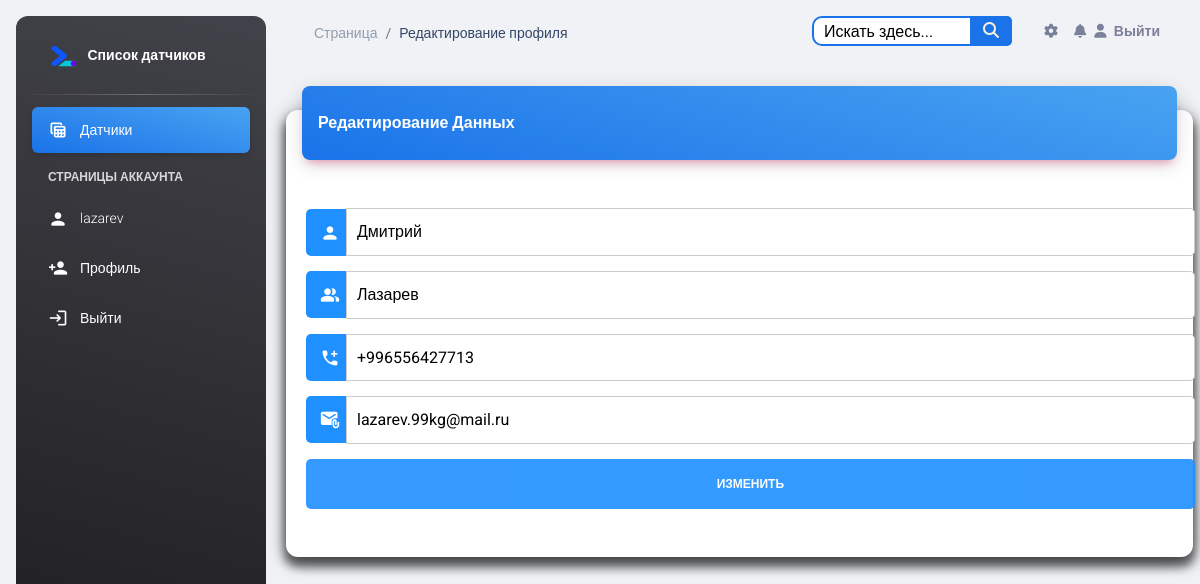
/account/lazarev/ (signed in), run on an earlier commit of the app's database.
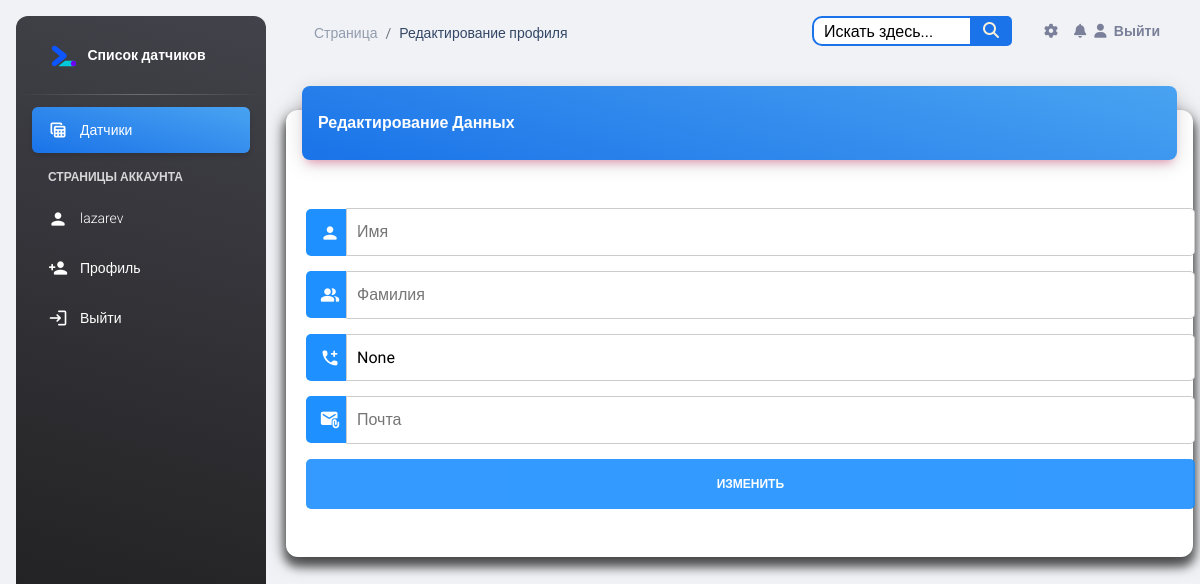
And on a later commit of the database.
### account/models.py (models this page shows, shortened)
class Profile(models.Model):
    id = models.AutoField(primary_key=True)
    user = models.OneToOneField(User, verbose_name="Пользователь", on_delete=models.CASCADE)
    name = models.CharField(max_length=25, verbose_name="Имя", blank=True)
    surnames = models.CharField(max_length=25, verbose_name="Фамилия", blank=True)
    sensor = models.ManyToManyField(Sensor, verbose_name="Датчик", blank=True)
    work_phone = models.CharField(null=True, verbose_name="Рабочий телефон", blank=True, max_length=20)
    email = models.EmailField(max_length=40, verbose_name="Электронная почта", blank=True)
    photo = models.ImageField(upload_to='users/%Y/%m/%d', blank=True, verbose_name="Фото",
                              default='../static/img/default.png')
    slug = models.SlugField("URL", max_length=50, blank=True)
    class Meta:
        verbose_name = 'Профиль'
        verbose_name_plural = 'Профиля'

### account/views.py (the view)
# urls.py: path('<slug:slug>/', edit, name='profile_edit'),
@login_required
def edit(request, slug):
    if request.method == 'POST':
        profile_form = ProfileEditForm(instance=request.user.profile, data=request.POST, files=request.FILES)
        if profile_form.is_valid():
            profile_form.save()
            messages.success(request, 'Профиль обновлен!')
            return redirect('profiles:profile_detail', slug=request.user.profile.slug)
        else:
            messages.error(request, 'Пожалуйста, исправьте ошибки в форме.')
    else:
        profile_form = ProfileEditForm(instance=request.user.profile)
    return render(request, 'profile/profile_edit.html', {'profile_form': profile_form})

### account/forms.py
class ProfileEditForm(forms.ModelForm):
    class Meta:
        model = Profile
        fields = ('name', 'surnames', 'work_phone', 'email', 'photo')

### templates/profile/profile_edit.html (shortened to what the changed rows need)
{% include 'base.html' %}
{% load static %}
<head>
</head>
<body class="g-sidenav-show  bg-gray-200">
<main class="main-content position-relative max-height-vh-100 h-100 border-radius-lg ">
    <div class="container-fluid py-4">
        <div class="row">
            <div class="col-12">
                <div class="card my-4">
                    <div class="card-body px-0 pb-2">
                        <form class="profile-form" action="." method="post" enctype="multipart/form-data">
                            <div class="card-body px-0 pb-2">
                                <div class="input-container">
                                    <i class="icon"><i class="material-icons opacity-10">person</i></i>
                                    <input class="input-field" type="text" placeholder="Имя" name="name"
                                           value="{{ profile_form.instance.name }}">
                                </div>
                                <div class="input-container">
                                    <i class="icon"><i class="material-icons opacity-10">people_alt</i></i>
                                    <input class="input-field" type="text" placeholder="Фамилия" name="surnames"
                                           value="{{ profile_form.instance.surnames }}">
                                </div>
                                <div class="input-container">
                                    <i class="icon"><i class="material-icons opacity-10">add_ic_call</i></i>
                                    <input class="input-field" type="text" placeholder="Рабочий телефон"
                                           name="work_phone" value="{{ profile_form.instance.work_phone }}">
                                </div>
                                <div class="input-container">
                                    <i class="icon"><i class="material-icons opacity-10">attach_email</i></i>
                                    <input class="input-field" type="text" placeholder="Почта" name="email"
                                           value="{{ profile_form.instance.email }}">
                                </div>
                            </div>
                        </form>
                    </div>
                </div>
            </div>
        </div>
    </div>
</main>
</body>

What changed in the data, as far as the page shows it:
changed Profile: work_phone "+996556427713" → "None"; name "Дмитрий" → (not shown); surnames "Лазарев" → (not shown); email "lazarev.99kg@mail.ru" → (not shown)
